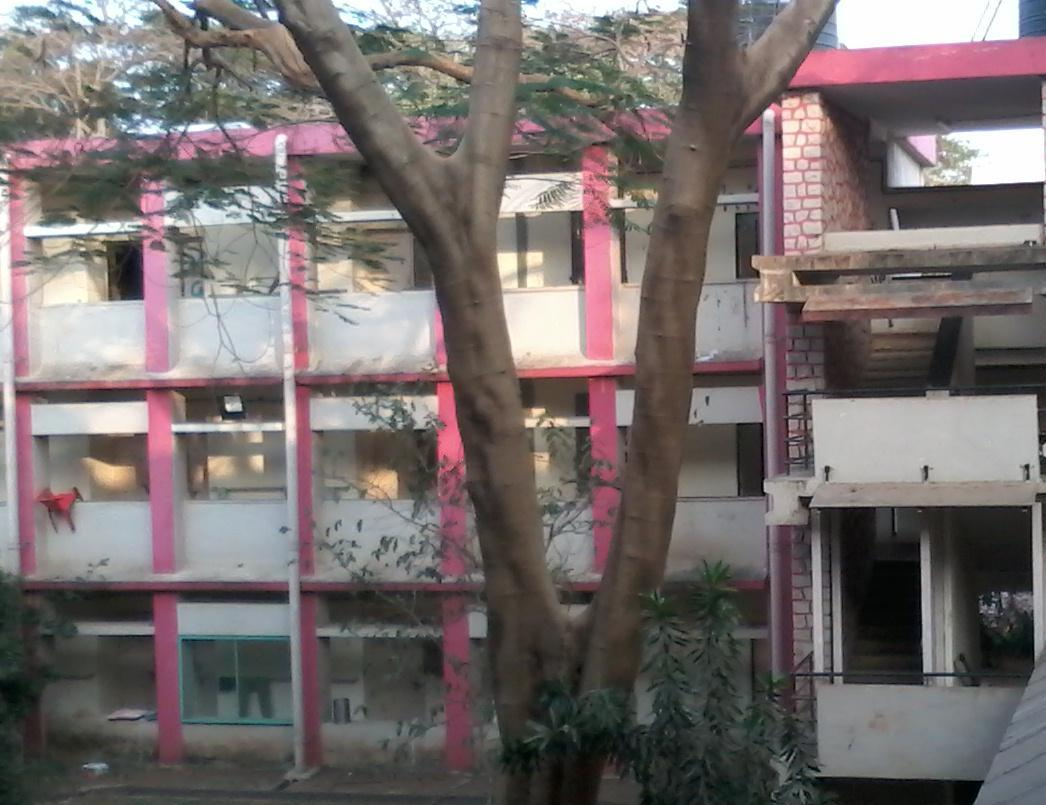
%> input picture data/Hostel6.jpg, 1046 x 805 px
$ octave main.m   (GNU Octave 9; MATLAB toolbox functions it lacks are replaced by stand-ins)
%> lines starting %> are read from the running program, lines starting %| are printed output that depends on the picture
### src/myEstimateTransformation.m
%This function calculates the Matching scores for POC and Bandlimited POC

function [theta,tx,ty]=myEstimateTransformation(img1,img2)
a=zeros(1,41);
for k=(-20:20)
    f=imrotate(img2,k,'bilinear','crop');
    [a(k+21),~,~]=myPOC(f,img1);
end

%Take the image 'f' that has the Maximum POC value with 'img2' to select the rotation
%normalized image.

[~,theta]=max(a);
theta=theta-21;
f=imrotate(img2,theta,'bilinear','crop');


% Estimate the Image Displacement between f and g from the peak
% location

[~,ty,tx]=myPOC(f,img1);

end

### src/myPOC.m
function [output,index1,index2]=myPOC(image1,image2)

[in1,in2]=size(image1);
%Take FFT of the input images
f=fft2(image1);
g=fft2(image2);
%Calculate the F*G/mod(F*G)
b=f.*conj(g);
mod=abs(b);
w=mod+~logical(mod);
m=b./(w);
%Take invere FFT and find the peak
inverse=abs(fftshift(ifft2(m)));
output=max(max(inverse));
x=floor(in1/2)+1;
y=floor(in2/2)+1;
%Return the displacement of the peak from the central pixel
[index1,index2]=find(inverse==output);
index1=index1-x;
index2=index2-y;
end

### src/myMosaicing.m
function out = myMosaicing(img1,img2,theta,tx,ty)

	[ x1 ,y1 ,~ ] = size(img1);
    f=imrotate(img2,theta);
    [ x2 ,y2 ,z ] = size(f);
    p=max((x1-x2)/2-ty+1,1);
    q=round(p+ty+(x2-x1)/2);
    r=max((y1-y2)/2-tx+1,1);
    s=round(r+tx+(y2-y1)/2);
    p=round(p);
    r=round(r);

    out=zeros(max(x2+p-1,q+x1-1),max(r+y2-1,s+y1-1),z);
    out(p:x2+p-1,r:r+y2-1,: )=f;
    out(q:q+x1-1,s:s+y1-1,:)=img1;
    out = uint8(out);
end

### src/main.m
%% Hostel6
tic;
%reading the images
img1 = imread('../data/Hostel6.jpg');
%> img1 is the input picture: size 805x1046x3 uint8; mean R, G, B 116.7, 108.6, 107.9
img2 = imread('../data/Hostel6Rot_Trans.jpg');
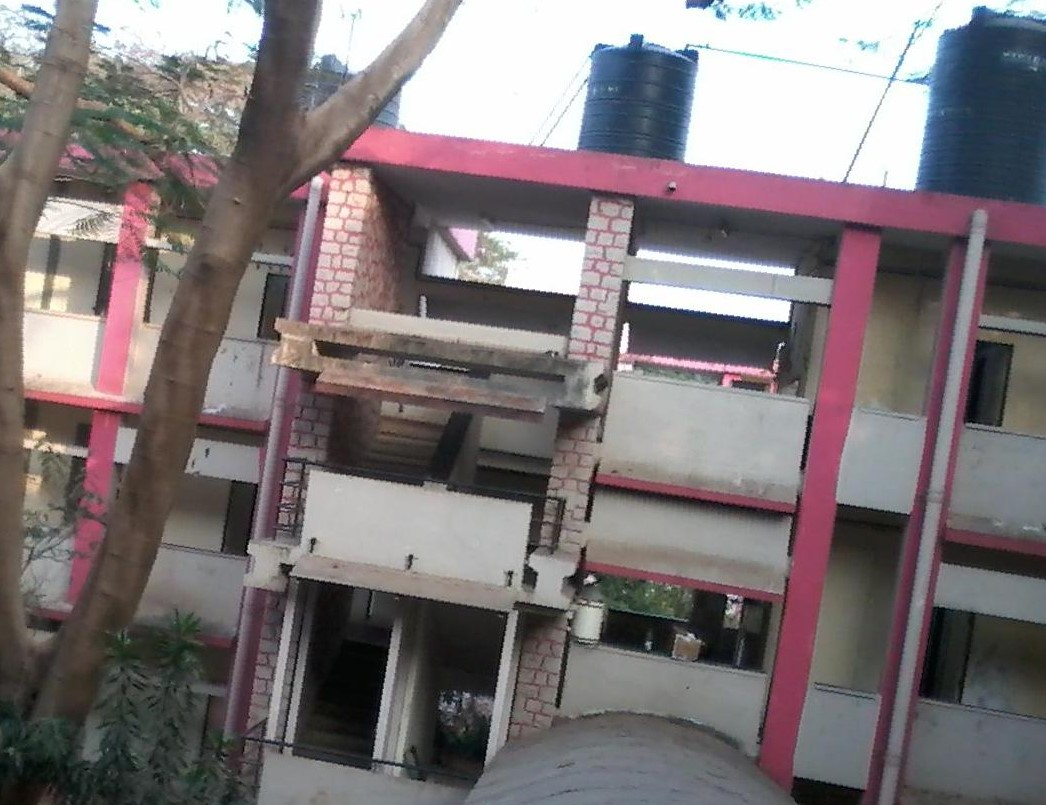
%> input picture data/Hostel6Rot_Trans.jpg, 1046 x 805 px
%> img2 is the input picture: size 805x1046x3 uint8; mean R, G, B 124.3, 116.4, 118.5

% Estimating the rigid transformation between the images
[theta, tx, ty] = myEstimateTransformation(img1(:,:,1), img2(:,:,1));
%> the loop in myEstimateTransformation, `for k=(-20:20)` made 41 passes
%> (output in myPOC, index1 in myPOC, index2 in myPOC) on passes 1 to 12: (0.0105, 164, 0), (0.012, 157, 0), (0.0107, 149, 0), (0.00871, 0, -437), (0.011, 134, 0), (0.00934, 153, 0), (0.0126, 118, 0), (0.00956, 110, 0), (0.00802, 0, -453), (0.00846, -350, 0), (0.00782, 0, 364), (0.00921, 0, 373)
%> after the loop in myEstimateTransformation, `for k=(-20:20)`: a = 41 values, max 0.117 at index 31, min 0.00782 at index 11, mean 0.0127
%> in myEstimateTransformation, `[~,theta]=max(a);`: theta = 31
%> in myEstimateTransformation, `theta=theta-21;`: theta = 10
%> in myEstimateTransformation, `f=imrotate(img2,theta,'bilinear','crop');`:
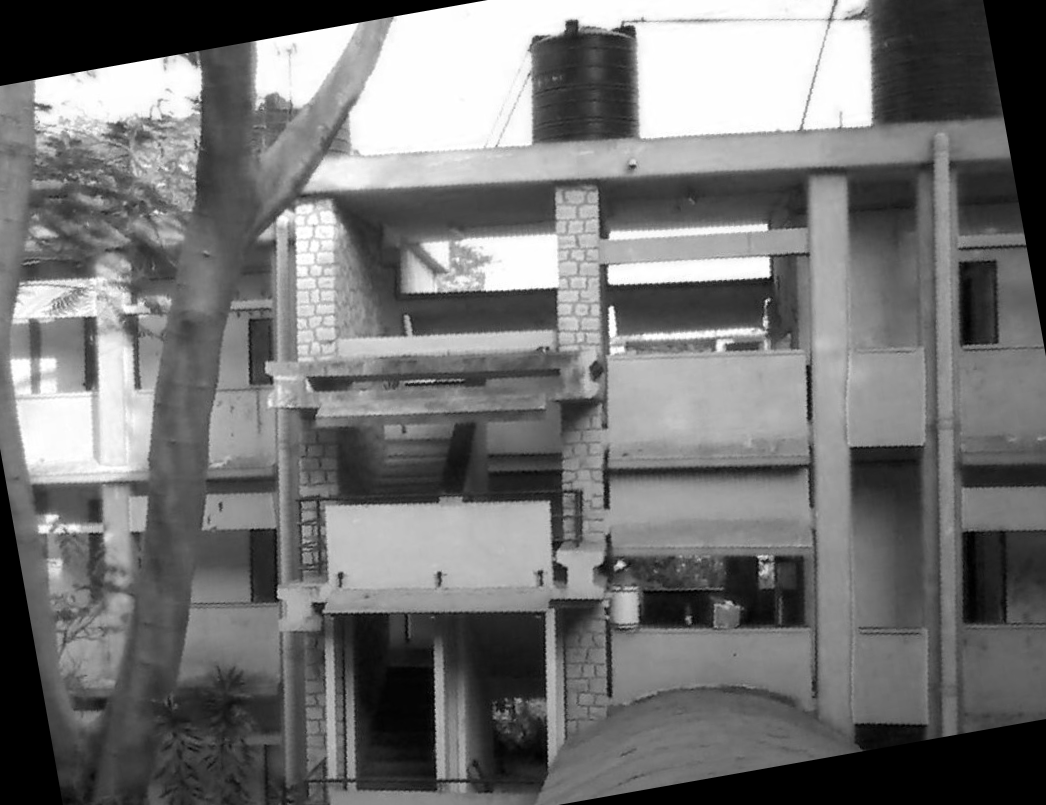
%> f: size 805x1046 uint8; min 0, max 255, mean 115.4
%> in myEstimateTransformation, `[~,ty,tx]=myPOC(f,img1);`: ty = 106; tx = -487
%> theta = 10; tx = -487; ty = 106

% Stitching the images using transformation parameters
out = myMosaicing(img1,img2,theta,tx,ty);
%> in myMosaicing, `f=imrotate(img2,theta);`:
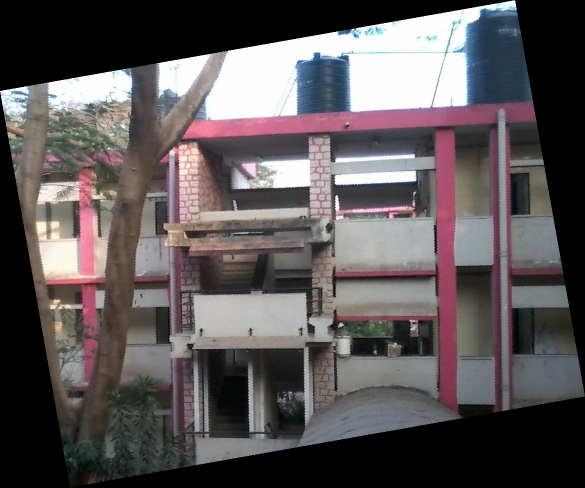
%> f: size 975x1170x3 uint8 (shown at 1/2 size); mean R, G, B 91.8, 85.9, 87.4
%> in myMosaicing, `p=max((x1-x2)/2-ty+1,1);`: p = 1
%> in myMosaicing, `q=round(p+ty+(x2-x1)/2);`: q = 192
%> in myMosaicing, `r=max((y1-y2)/2-tx+1,1);`: r = 426
%> in myMosaicing, `s=round(r+tx+(y2-y1)/2);`: s = 1
%> in myMosaicing, `out=zeros(max(x2+p-1,q+x1-1),max(r+y2-1,s+y1-1),z);`: out: size 996x1595x3 double; every value is 0
imshow(img1);
figure();imshow(img2);
figure();imshow(out);
toc;

%% Wallpaper
tic;
%reading the images
img1 = imread('../data/wallpaper.jpg');
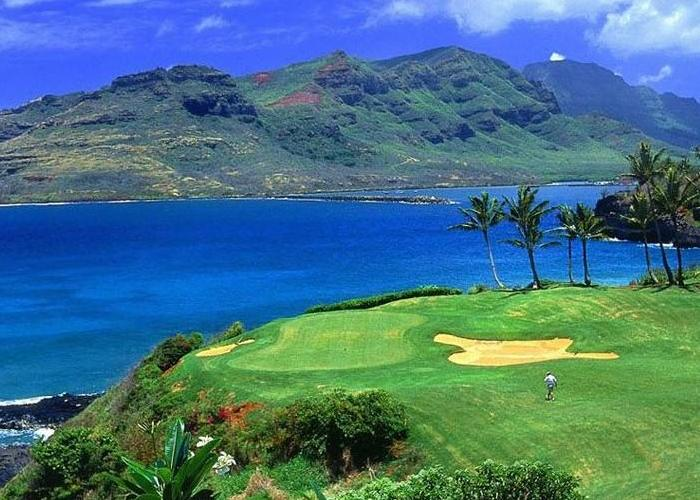
%> input picture data/wallpaper.jpg, 700 x 500 px
%> img1 is the input picture: size 500x700x3 uint8; mean R, G, B 69, 115.4, 132.1
img2 = imread('../data/wallpaperRot_Trans.jpg');
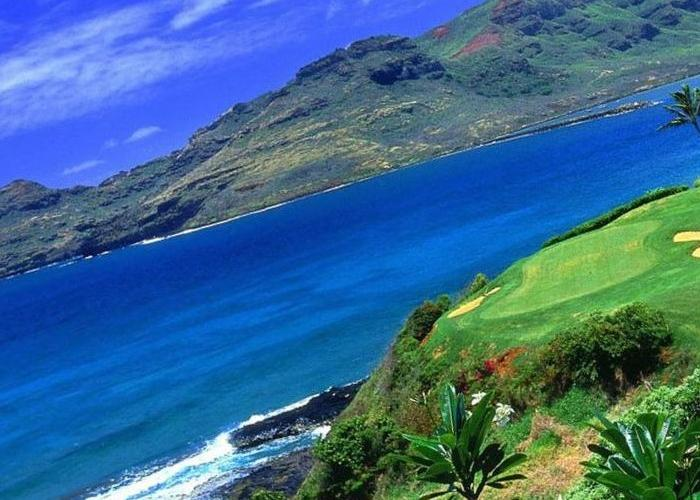
%> input picture data/wallpaperRot_Trans.jpg, 700 x 500 px
%> img2 is the input picture: size 500x700x3 uint8; mean R, G, B 56.4, 105.3, 143.8

% Estimating the rigid transformation between the images
[theta, tx, ty] = myEstimateTransformation(img1(:,:,1), img2(:,:,1));
%> the loop in myEstimateTransformation (call 2), `for k=(-20:20)` made 41 passes
%> (output in myPOC, index1 in myPOC, index2 in myPOC) on passes 1 to 12: (0.00899, -76, -332), (0.00965, -65, -191), (0.01, -10, 220), (0.0205, -12, 224), (0.0332, -14, 228), (0.236, -15, 231), (0.0306, -16, 234), (0.0157, -12, 237), (0.0099, -19, 241), (0.00935, -18, 242), (0.00854, -2, 0), (0.00937, 3, 96)
%> pass 1, in myPOC (call 43), `inverse=abs(fftshift(ifft2(m)));`:
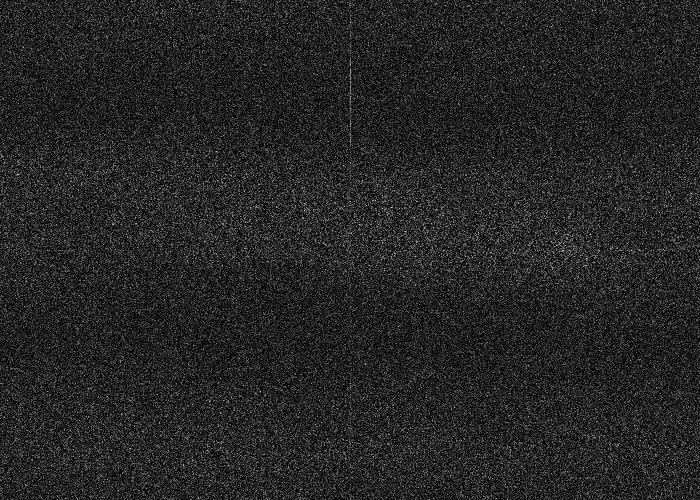
%> inverse: size 500x700 double; min 2.76e-09, max 0.00899, mean 0.00134; drawn with min black and max white

% Stitching the images using transformation parameters
out = myMosaicing(img1,img2,theta,tx,ty);
%> call 2 of myMosaicing, with theta = -15, tx = 231, ty = -15
%> in myMosaicing (call 2), `out=zeros(max(x2+p-1,q+x1-1),max(r+y2-1,s+y1-1),z);`: out: size 665x984x3 double; every value is 0
%> in myMosaicing (call 2), `out(q:q+x1-1,s:s+y1-1,:)=img1;`:
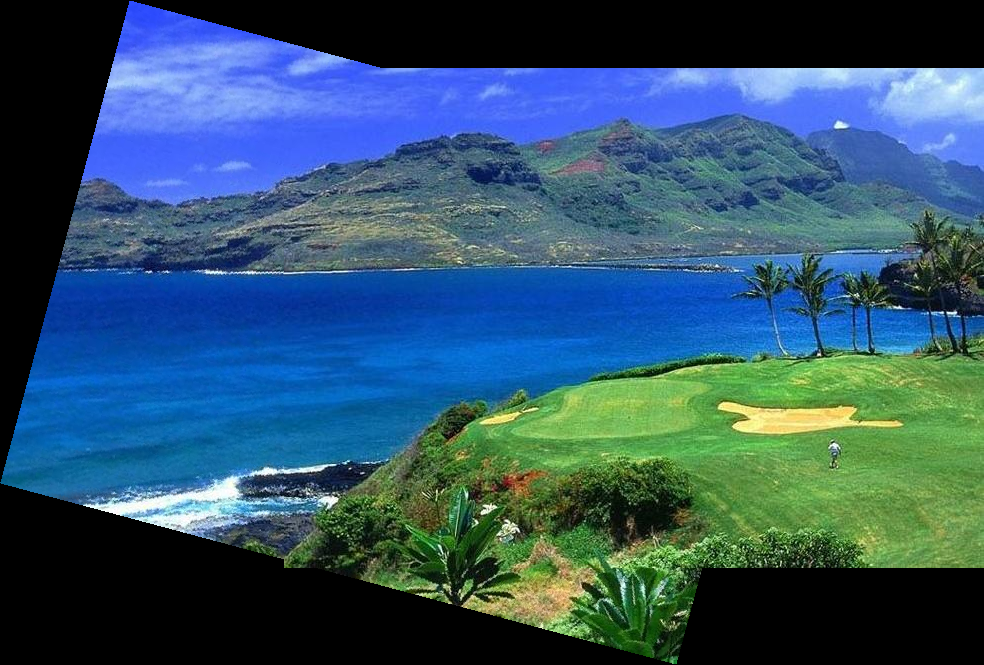
%> out: size 665x984x3 double; mean R, G, B 48, 83.2, 104.7
figure();imshow(img1);
figure();imshow(img2);
figure();imshow(out);
toc;
